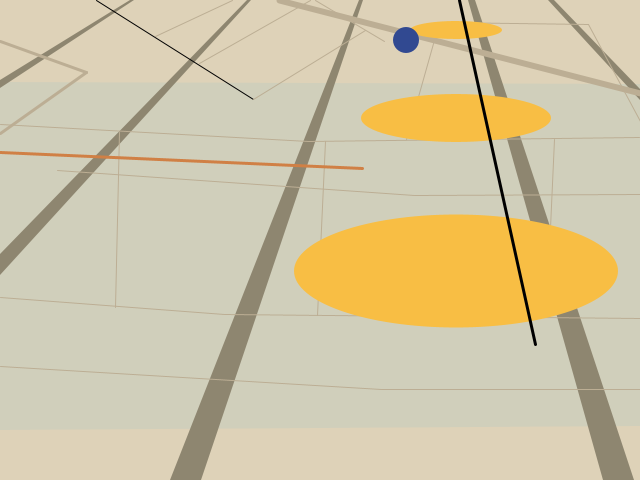
Frame 1 (no input)
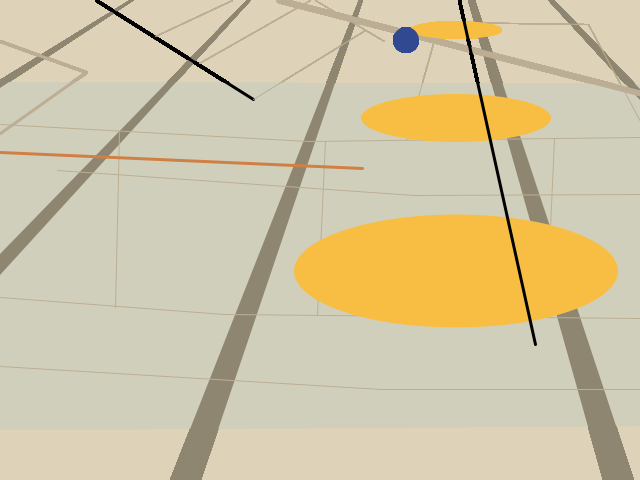
Frame 60 (the mouse pressed at the canvas centre just before this capture)
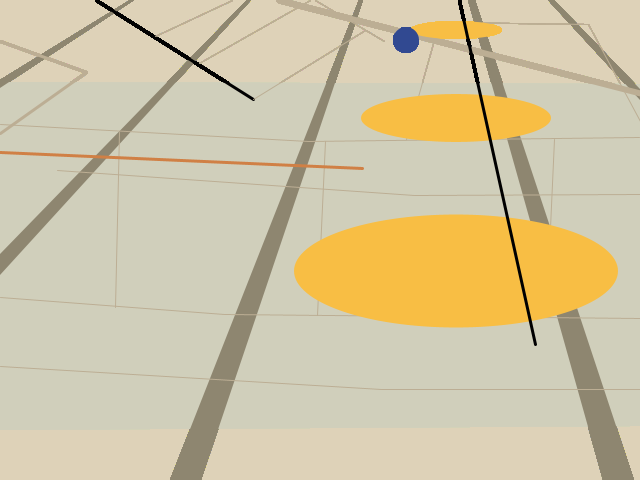
Frame 120 (the mouse held since frame 60 and released just before this capture)

The Processing sketch that drew these frames (run headless with seeded random() and noise(); from frame 60 on, the mouse is pressed at the canvas centre):

// Processing sketch: processing_87833
// ── processing_87833.pde


void setup(){
  
size(640,480);
background(222,210,184);
smooth();

}


void draw(){
  
  noStroke();                          //bg rectangle
  fill(208,207,187);
  quad(0,82,640,84,640,426,0,430);
  
  noStroke();                          //1st tan stroke
  fill(142,134,112);
  quad(0,80,130,0,134,0,0,88);
  
  noStroke();                          //2nd tan stroke
  fill(142,134,112);
  quad(0,254,247,0,251,0,0,275);
  
  noStroke();                          //3rd tan stroke
  fill(142,134,112);
  quad(170,480,359,0,363,0,201,480);
  
  noStroke();                          //4th tan stroke
  fill(142,134,112);
  quad(603,480,468,0,475,0,634,480);
  
  noStroke();                          //5th tan stroke
  fill(142,134,112);
  quad(640,100,548,0,554,0,640,89);
  
  stroke(1);                           //grey stroke
  fill(188,174,148);
  line(96,0,253,99);
  
  strokeWeight(1);                           //grey stroke
  stroke(188,174,148);
  line(253,99,365,30);
  
  strokeWeight(1);                           //grey stroke
  stroke(188,174,148);
  line(199,63,310,0);
  
  strokeWeight(1);                           //grey stroke
  stroke(188,174,148);
  line(155,36,232,0);
  
  strokeWeight(1);                           //grey stroke
  stroke(188,174,148);
  line(315,0,384,41);
  
  strokeWeight(1);                           //grey stroke
  stroke(188,174,148);
  line(0,124,308,141);
  
  strokeWeight(1);                           //grey stroke
  fill(188,174,148);
  line(308,141,639,137);
  
  strokeWeight(1);                           //grey stroke
  fill(188,174,148);
  line(0,297,224,314);
  
  strokeWeight(1);                           //grey stroke
  fill(188,174,148);
  line(224,314,640,318);
  
  strokeWeight(1);                           //grey stroke
  fill(188,174,148);
  line(0,366,381,389);
  
  strokeWeight(1);                           //grey stroke
  fill(188,174,148);
  line(381,389,640,389);
  
  strokeWeight(1);                           //grey stroke
  fill(188,174,148);
  line(640,194,414,195);
  
  strokeWeight(1);                           //grey stroke
  fill(188,174,148);
  line(414,195,57,170);
  
  strokeWeight(1);                       //vertical grey stroke
  fill(188,174,148);
  line(119,132,115,307);
  
  strokeWeight(1);                       //vertical grey stroke
  fill(188,174,148);
  line(325,141,317,315);
  
  strokeWeight(1);                       //vertical grey stroke
  fill(188,174,148);
  line(554,139,546,316);
  
  strokeWeight(1);                       //grey stroke
  fill(188,174,148);
  line(640,121,588,24);
  
  strokeWeight(1);                       //grey stroke
  fill(188,174,148);
  line(588,24,439,22);
  
  strokeWeight(1);                       //grey stroke
  fill(188,174,148);
  line(439,22,406,139);

  strokeWeight(3);                       //black stroke
  fill(188,174,148);
  line(0,41,86,72);

  strokeWeight(3);                       //black stroke
  fill(188,174,148);
  line(86,72,0,133);
  
  strokeWeight(6);                       //thick navy stroke
  fill(36,59,91);
  line(279,0,640,93);
  
  noStroke();                            //L yellow ellipse
  fill(248,190,68);
  ellipse(456,271,324,113);
  
  noStroke();                            //M yellow ellipse
  fill(248,190,68);
  ellipse(456,118,190,48);
  
  noStroke();                            //S yellow ellipse
  fill(248,190,68);
  ellipse(456,30,92,18);
  
  noStroke();                            //S blue ellipse
  fill(49,73,145);
  ellipse(406,40,26,26);
  
  strokeWeight(3);                       //orange stroke
  stroke(208,128,69);
  line(0,152,362,168);
  
  strokeWeight(3);                       //black stroke
  stroke(0);
  line(459,0,535,344);
  
  
}
